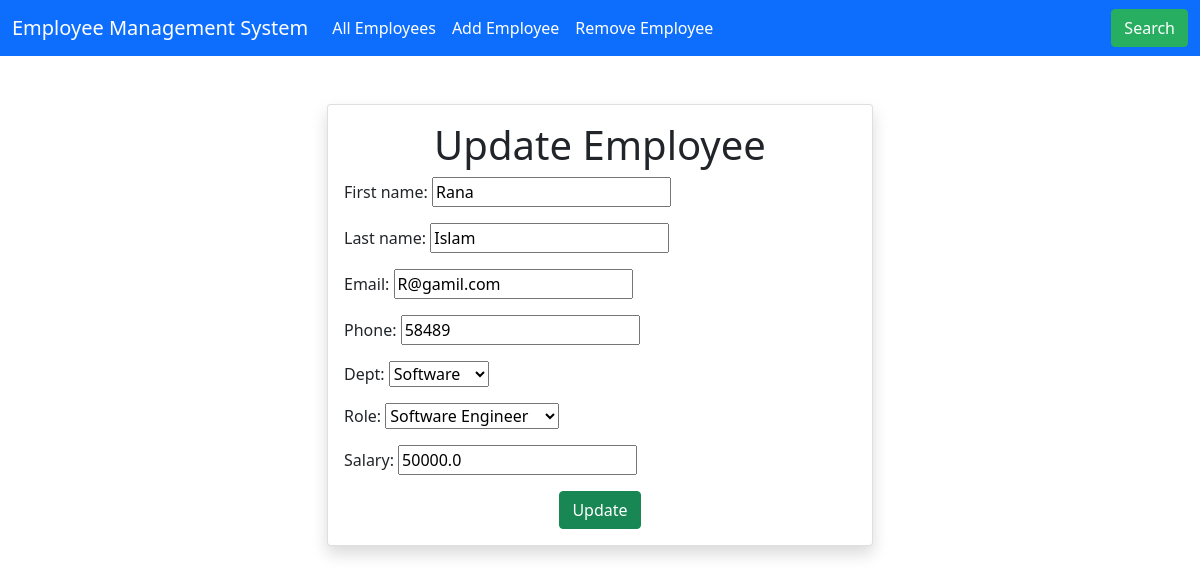
The page /update/3/ on the database its author committed.
### emp/models.py (models this page shows, shortened)
class Employee(models.Model):
    first_name = models.CharField(max_length=50,null=False)
    last_name = models.CharField(max_length=50)
    email = models.EmailField(max_length=50)
    phone = models.CharField(max_length=12, blank=True)
    dept = models.ForeignKey(Department,on_delete=models.CASCADE)
    role = models.ForeignKey(Role,on_delete=models.CASCADE)
    salary = models.FloatField(default=0)

### emp/views.py (the view)
# urls.py: path("update/<int:id>/",views.update,name="update"),
def update(request,id):
    if request.method == 'POST':
        uf = Employee.objects.get(pk=id)
        fm = EmployeeRegistration(request.POST,instance=uf)
        if fm.is_valid():
            fm.save()
    else:
        uf = Employee.objects.get(pk=id)
        fm = EmployeeRegistration(instance=uf)
    return render(request, 'update.html', {'form':fm})

### emp/forms.py
class EmployeeRegistration(forms.ModelForm):
    class Meta:
        model = Employee
        fields=['first_name','last_name', 'email', 'phone','dept','role','salary']

### emp/models.py (called while the page is built)
    def __str__(self):
        return self.name

    def __str__(self):
        return self.name

### emp/templates/update.html (shortened to what this page needs)
{% extends "base.html" %}
{% block content%}
<div class="container mt-5">
    <div class="row justify-content-center">
      <div class="col-md-6">
        <div class="card shadow">
          <div class="card-body">
            <h1 class="card-title text-center">Update Employee</h1>
            <form action="" method="post">
                {{ form.as_p }}
                <div class="text-center">
                <input type="submit" class="btn btn-success text-center" value="Update">
                </div>
            </form>
          </div>
        </div>
      </div>
    </div>
  </div>
{% endblock %}

### rows shown on the page
Employee: first_name "Rana", last_name "Islam", email "R@gamil.com", phone "58489", dept "Software", role "Software Engineer", salary "50000.0"
